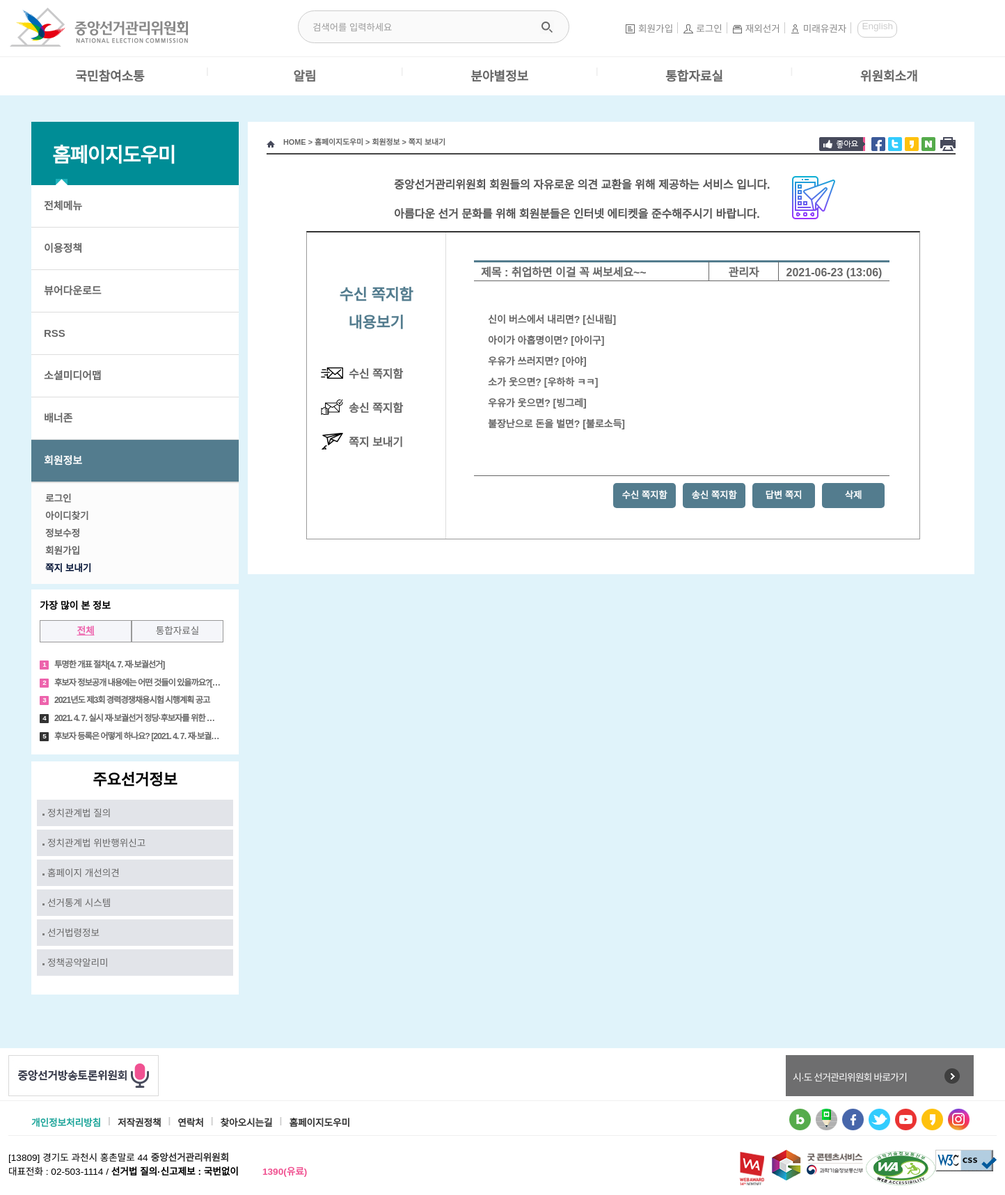
Screenshot of /sub10/message_view.php?num=1 with the database file from the repository.
### tables this page shows
CREATE TABLE `message` (
  `num` int(11) NOT NULL,
  `send_id` char(20) NOT NULL,
  `rv_id` char(20) NOT NULL,
  `subject` char(200) NOT NULL,
  `content` text NOT NULL,
  `regist_day` char(20) DEFAULT NULL
);

CREATE TABLE `members` (
  `num` int(11) NOT NULL,
  `id` char(15) NOT NULL,
  `pass` char(15) NOT NULL,
  `name` char(10) NOT NULL,
  `email` char(80) DEFAULT NULL,
  `regist_day` char(20) DEFAULT NULL,
  `level` int(11) DEFAULT NULL,
  `point` int(11) DEFAULT NULL
);

### sub10/message_view.php (the view, shortened to what this page needs)
<!DOCTYPE html>
<html lang="ko">
<head>
	<link rel="stylesheet" href="css/common_style.css"/>
	<link rel="stylesheet" href="css/sub10.css"/>
	<link rel="stylesheet" href="css/common_style2.css"/>
</head>
<body>
	<header>
		<?php include "header.php";?>
	</header>
	<section>
		<div id="wrapper">
		<div id="container">
			<div class="asidewrap">
				<div class="aside1">
					<div class="aside1_subj">홈페이지도우미</div>
						<div class="sidewrap">
							<div class="sidemenu">
								<span class="title">전체메뉴</span>
							</div>
							<div class="sidemenu">
								<span class="title">이용정책</span>
							</div>
							<div class="sidemenu">
								<span class="title">뷰어다운로드</span>
							</div>
							<div class="sidemenu">
								<span class="title">RSS</span>
							</div>
							<div class="sidemenu">
								<span class="title">소셜미디어맵</span>
							</div>
							<div class="sidemenu">
								<span class="title">배너존</span>
							</div>
							<div class="sidemenu">
								<span class="title">회원정보</span>
									<div class="subsidemenu">
										<ul class="sidecontent cf">
											<li><a href="#">로그인</a></li>
											<li><a href="#">아이디찾기</a></li>
											<li><a href="#">정보수정</a></li>
											<li><a href="#">회원가입</a></li>
											<li><a href="message_view.php">쪽지 보내기</a></li>
										</ul>
									</div>
							</div>
					</div>
				</div>
				<div class="aside2">
						<h3>가장 많이 본 정보</h3>
						<div class="tab_wrap">
							<div class="tab">
								<ul class="tabs">
									<li><a href="#panelS-1" class="active">전체</a></li>
									<li><a href="#panelS-2">통합자료실</a></li>
								</ul>
							</div>
							<div id="panelS-1" class="tab_content panel">
								<ul class="cf">
									<li class="content cf">
										<a href="#">
										<span class="bullet_num_pink">1</span>
										투명한 개표 절차[4. 7. 재·보궐선거]
										</a>
									</li>
									<li class="content cf">
										<a href="#">
										<span class="bullet_num_pink">2</span>
										후보자 정보공개 내용에는 어떤 것들이 있을까요?[재보궐선거]
										</a>
									</li>
									<li class="content cf">
										<a href="#">
										<span class="bullet_num_pink">3</span>
											2021년도 제3회 경력경쟁채용시험 시행계획 공고
										</a>
									</li>
									<li class="content cf">
										<a href="#">
										<span class="bullet_num">4</span>
											2021. 4. 7. 실시 재·보궐선거 정당·후보자를 위한 선거사무안내
										</a>
									</li>
									<li class="content cf">
										<a href="#">
										<span class="bullet_num">5</span>
											후보자 등록은 어떻게 하나요? [2021. 4. 7. 재·보궐선거]
										</a>
									</li>
								</ul>
							</div>
						</div>
					</div>
				<div class="aside3">
					<h3>주요선거정보</h3>
					<ul>
						<li><a href="#">정치관계법 질의</a></li>
						<li><a href="#">정치관계법 위반행위신고</a></li>
						<li><a href="#">홈페이지 개선의견</a></li>
						<li><a href="#">선거통계 시스템</a></li>
						<li><a href="#">선거법령정보</a></li>
						<li><a href="#">정책공약알리미</a></li>
					</ul>
				</div>
			</div>
			<div class="article1">
				<div class="menulog">
					<span class="homeicon"></span>
					<span class="location">HOME > 홈페이지도우미 > 회원정보 > 쪽지 보내기 </span>
					<span class="print_btn"></span>
					<span class="sns_n"></span>
					<span class="sns_k"></span>
					<span class="sns_t"></span>
					<span class="sns_f"></span>
					<span class="like_btn"></span>
				</div>
		<div class="message_info">
			<p>중앙선거관리위원회 회원들의 자유로운 의견 교환을 위해 제공하는 서비스 입니다.<br><br>
			아름다운 선거 문화를 위해 회원분들은 인터넷 에티켓을 준수해주시기 바랍니다.</p>
			<div class="message_img">
				<img src="images/messenger.png">
			</div>
		</div>
		<div id="snd_message_box">
   		<div class="message_menu_wrap">
   		<h3 id="write_title2">
<?php
	$mode = $_GET['mode'];
	$num  = $_GET['num'];
	$con = mysqli_connect("localhost", DBuser, DBpass, DBname);
	$sql = "select * from message where num=$num";
	$result = mysqli_query($con, $sql);
	$row = mysqli_fetch_array($result);
	$send_id = $row["send_id"];
	$rv_id = $row["rv_id"];
	$regist_day = $row["regist_day"];
	$subject = $row["subject"];
	$content = $row["content"];
	$content = str_replace(" ", "&nbsp;", $content);
	$content = str_replace("\n", "<br>", $content);
	if($mode=="send")
		$result2 = mysqli_query($con, "select name from members where id='$rv_id'");
	else
		$result2 = mysqli_query($con, "select name from members where id='$send_id'");
	$record = mysqli_fetch_array($result2);
	$msg_name = $record["name"];
	if($mode=="send")
		echo "송신 쪽지함 <br> 내용보기";
	else
		echo " 수신 쪽지함 <br> 내용보기";
?>
   		</h3>
   		<ul class="top_buttons">
			<li class="mail_snd"><span><a href="message_box.php?mode=rv">수신 쪽지함</a></span></li>
			<li class="mail_rcv"><span><a href="message_box.php?mode=send">송신 쪽지함</a></span></li>
			<li class="plane"><span><a href="message_form.php">쪽지 보내기</a></span></li>
		</ul>
   		</div>
   		<div class="sndrcv_message">
   		<ul id="view_content">
   			<li>
   				<span class="mx_col1"><div class="mx_title">제목 : <?=$subject?></div></span>
   				<span class="mx_col2"><?=$msg_name?></span>
   				<span class="mx_col3"><?=$regist_day?></span>
   			</li>
   			<li class="sx_box" style="overflow-y:auto">
   				<?=$content?>
   			</li>
   		</ul>
   		<ul class="box_buttons">
   			<li><button onclick="location.href='message_box.php?mode=rv'">수신 쪽지함</button></li>
   			<li><button onclick="location.href='message_box.php?mode=send'">송신 쪽지함</button></li>
   			<li><button onclick="location.href='message_response_form.php?num=<?=$num?>'">답변 쪽지</button></li>
   			<li><button onclick="location.href='message_delete.php?num=<?=$num?>&mode=<?=$mode?>'">삭제</button></li>
   		</ul>
   		</div>
   	</div>
	</section>
	<footer>
		<?php include "footer.php";?>
	</footer>
</body>
</html>

### sub10/css/common_style.css (style rules this page uses)
* { margin: 0; padding: 0; }
ul, li { list-style: none; }
body { font-family: '맑은 고딕', '돋움',"malgun gothic","나눔고딕","Nanum Gothic","AppleGothic","dotum", sans-serif; font-weight: bold; font-size: 0.85em; }
img { border: 0; }
.cf:after { content: ''; display: block; clear: both; }
#wrapper { width: 1420px; margin: 0 auto; }

### rows the page displays
message: subject "취업하면 이걸 꼭 써보세요~~", regist_day "2021-06-23 (13:06)", content "신이 버스에서 내리면? [신내림] 아이가 아홉명이면? [아이구] 우유가 쓰러지면? [아야] 소가 웃으면? [우하하 ㅋㅋ] 우유가 웃으면? [빙그레] 불장난으로 돈을 벌면? [불로소득]"
members: name "관리자"
